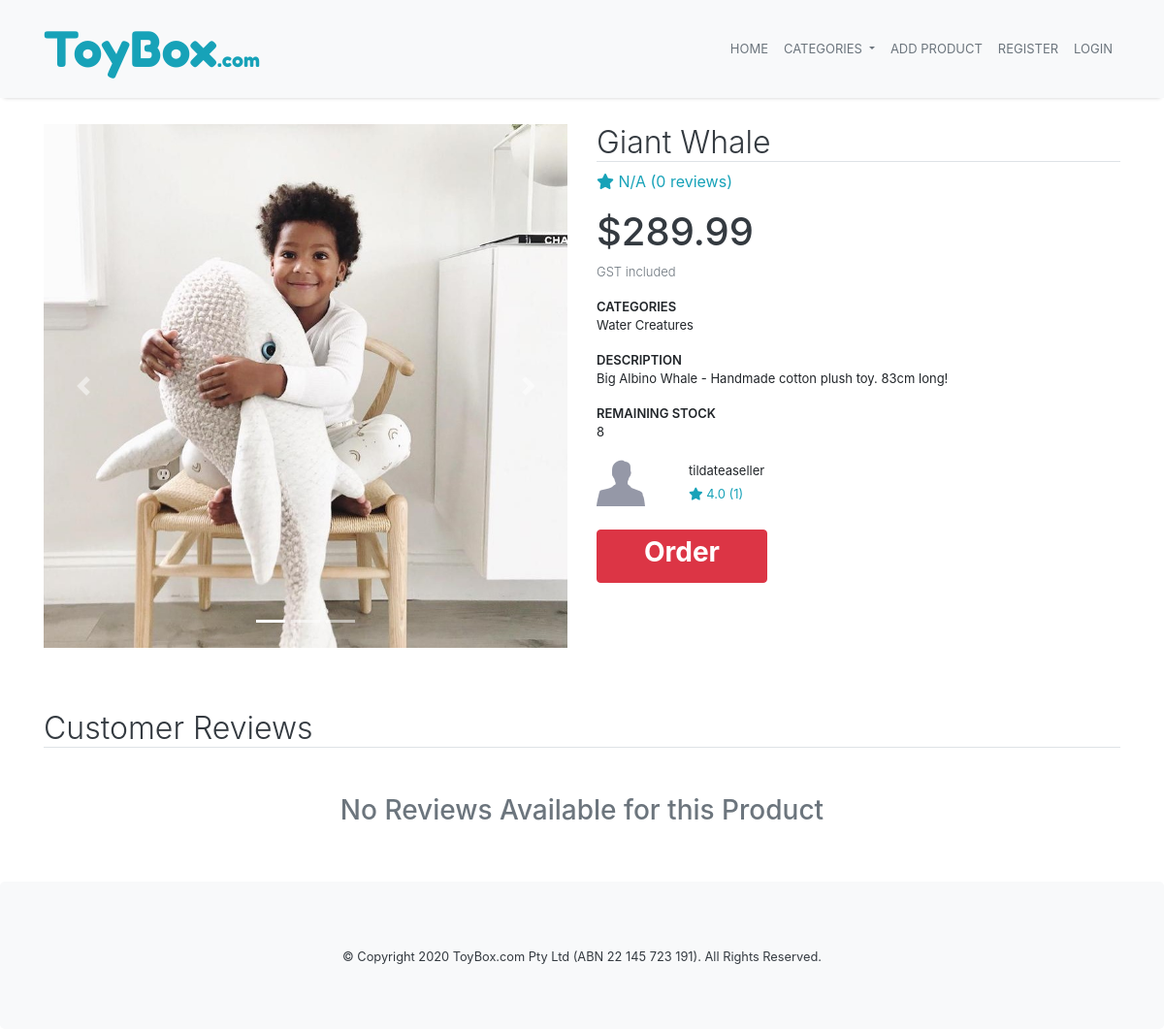
The page /product/7 on the database its author committed.
### marketplace/models.py (models this page shows, shortened)
class Product(db.Model):
    __tablename__='products'
    id = db.Column(db.Integer, primary_key=True)
    name = db.Column(db.String(100), nullable=False)
    description = db.Column(db.String(500))
    current_stock = db.Column(db.Integer, nullable=False)
    monthly_stock = db.Column(db.Integer, nullable=False)
    price = db.Column(db.Numeric, nullable=False)
    category = db.Column(db.String(50), nullable=False)
    created = db.Column(db.DateTime, default=datetime.now(), nullable=False)
    image_one = db.Column(db.String(400))
    image_two = db.Column(db.String(400))
    image_three = db.Column(db.String(400))
    seller_id = db.Column(db.Integer, db.ForeignKey('users.id'))
    comments = db.relationship('Comment', backref='product') #comments on product

class User(db.Model, UserMixin):
    __tablename__='users'
    id = db.Column(db.Integer, primary_key=True)
    username = db.Column(db.String(30), index=True, unique=True, nullable=False)
    email = db.Column(db.String(100), index=True, unique=True, nullable=False)
    phone = db.Column(db.String(20), nullable=False) #must be string to keep 0 at start of number
    bank_account = db.Column(db.String(30))
    seller = db.Column(db.Boolean, nullable=False) #determines whether the user is a seller or buyer
    password_hash = db.Column(db.String(255), nullable=False)
    products = db.relationship('Product', backref='user') #products added by user

### marketplace/products.py (the view)
@bp.route('/<id>', methods=['GET', 'POST'])
def view(id):
    product = Product.query.filter_by(id=id).first()
    if (not product): #if product doesnt exist then 404
        return render_template('404.html')
    roundedPrice = round(product.price, 2)
    rating = 0
    i = 0
    for comment in product.comments:
        rating += comment.rating
        i += 1
    if i > 0:
        rating = round(rating/i, 2)
    else:
        rating = 'N/A'
    seller = User.query.filter_by(id=product.seller_id).first()
    sellerRating = 0
    j = 0
    for prod in seller.products:
        for com in prod.comments:
            sellerRating += com.rating
            j += 1
    if j > 0:
        sellerRating = round(sellerRating/j, 2)
    else:
        sellerRating = 'N/A'
    comments = db.session.query(Comment, User).filter_by(product_id=id).outerjoin(User, Comment.user_id == User.id).all()
    form = ReviewForm()
    if(form.validate_on_submit()):
        f_text = form.text.data
        f_rating = form.rating.data
        f_title = form.title.data
        new_comment = Comment (
            text = f_text,
            rating = f_rating,
            title = f_title,
            user_id = current_user.id,
            product_id = id
        )
        db.session.add(new_comment)
        db.session.commit()
        return redirect(url_for('product.view', id=id))
    else:
        for field, errors in form.errors.items():
            for error in errors:
                flash(u"%s: %s" % (getattr(form, field).label.text.title(), error), 'error')
    return render_template('product.html', product=product, roundedPrice = roundedPrice, rating=rating, reviewCount=i, seller=seller, sellerRating=sellerRating, sellerReviewCount=j, comments=comments, form=form)

### marketplace/templates/product.html (shortened to what this page needs)
{% extends 'base.html' %}
{% block content %}
<div class="container">
    <div class="row content-container mb-5">
        <div class="col-md-6">
            <div id="carouselExampleIndicators" class="carousel slide mb-3" data-ride="carousel">
                <ol class="carousel-indicators">
                    <li data-target="#carouselExampleIndicators" data-slide-to="0" class="active"></li>
                    {% if product.image_two %}
                    <li data-target="#carouselExampleIndicators" data-slide-to="1"></li>
                    {% endif %}
                    {% if product.image_three %}
                    <li data-target="#carouselExampleIndicators" data-slide-to="2"></li>
                    {% endif %}
                </ol>
                <div class="carousel-inner">
                    <div class="carousel-item active">
                        <img class="d-block w-100" src="..{{ product.image_one }}" alt="First slide">
                    </div>
                </div>
                <a class="carousel-control-prev" href="#carouselExampleIndicators" role="button" data-slide="prev">
                    <span class="carousel-control-prev-icon" aria-hidden="true"></span>
                </a>
                <a class="carousel-control-next" href="#carouselExampleIndicators" role="button" data-slide="next">
                    <span class="carousel-control-next-icon" aria-hidden="true"></span>
                </a>
            </div>
        </div>
        <div class="col-md-6">
            <h2 class="text-dark font-weight-light border-bottom">{{ product.name }}</h2>
            <div class="text-info">
                <i class="fas fa-star"></i> {{ rating }} ({{ reviewCount }} reviews)
            </div>
            <h1 class="text-dark mt-3">${{ roundedPrice }}</h1>
            <div class="small-font form-head text-muted font-weight-light">GST included</div>
            <div class="small-font form-head mt-3">CATEGORIES</div>
            <p class="small-font">{{ product.category }}</p>
            <div class="small-font form-head mt-3">DESCRIPTION</div>
            <p class="small-font">{{ product.description }}</p>
            <div class="small-font form-head mt-3">REMAINING STOCK</div>
            {% if product.current_stock > 0 %}
                <p class="small-font">{{ product.current_stock }}</p>
            {% else%}
                <p class="small-font text-danger">Out of Stock</p>
            {% endif %}
            <div class="row mt-2">
                <div class="col-2">
                    <img class="" src="../static/img/genericman.jpg" height="50px" width="50px">
                </div>
                <div class="col">
                    <span class="small-font">{{ seller.username }}<br>
                        <span class="text-info">
                            <i class="fas fa-star"></i> {{ sellerRating }} ({{ sellerReviewCount }})
                        </span>
                    </span>
                </div>
            </div>
            {% if product.current_stock > 0 %}
                {% if current_user.seller == False %}
                    <a class="btn btn-info mt-4 pl-5 pr-5" href="{{ url_for('order.order', id=product.id) }}">
                        <h3 class="font-weight-bold">Order</h3>
                    </a>
                {% else %}
                    <a class="btn btn-danger btn-info mt-4 pl-5 pr-5" data-toggle="OOS-tooltip" data-placement="right" title="You must be logged in as a buyer to purchase products!" disabled>
                        <h3 style="color:white;" class="font-weight-bold">Order</h3>
                    </a>
                {% endif %}
            {% else %}
                <a class="btn btn-danger btn-info mt-4 pl-5 pr-5" data-toggle="OOS-tooltip" data-placement="right" title="Unfortunately, I am Out of Stock for this month. Check in on me later!" disabled>
                    <h3 style="color:white;" class="font-weight-bold">Order</h3>
                </a>
            {% endif %}
        </div>
    </div>
    <h2 class="text-dark font-weight-light border-bottom">Customer Reviews</h2>
    {% if reviewCount == 0 %}
        <h3 class="text-center mt-5 text-muted"> No Reviews Available for this Product </h3>
    {% endif %}
</div>
{% endblock %}

### marketplace/static/css/style.css (style rules this page uses)
body { overflow-x: hidden; display: flex; flex-direction: column; min-height: 100%; }
html { min-height: 100%; }
.content-container { margin-top: 128px; }
h1 { font-size: 40px; }
.form-head { font-size: 13px; font-weight: 600; }
.small-font { font-size: 13px!important; }

### rows shown on the page
Product: image_one (picture), name "Giant Whale", category "Water Creatures", description "Big Albino Whale - Handmade cotton plush toy. 83cm long!", current_stock "8"
User: username "tildateaseller"

### other values the page prints
{{ rating }} "N/A"
{{ reviewCount }} "0"
{{ roundedPrice }} "289.99"
{{ sellerRating }} "4.0"
{{ sellerReviewCount }} "1"
